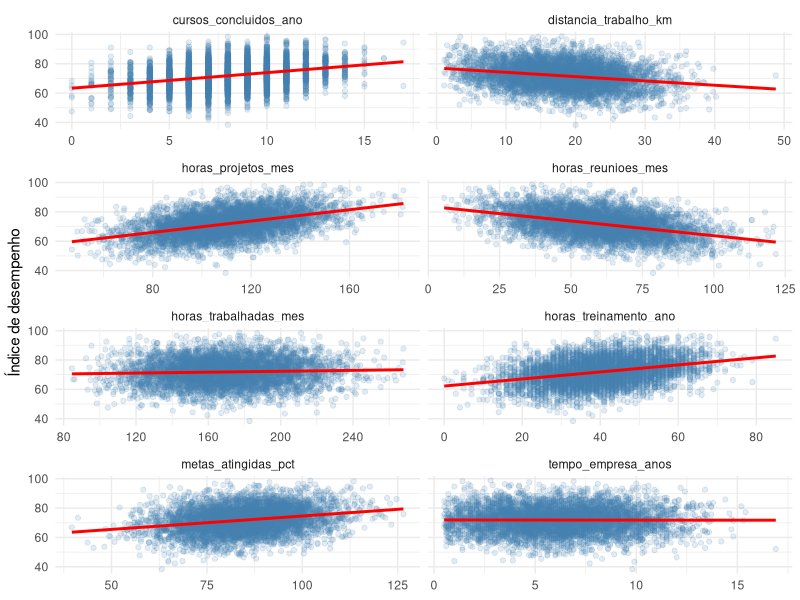
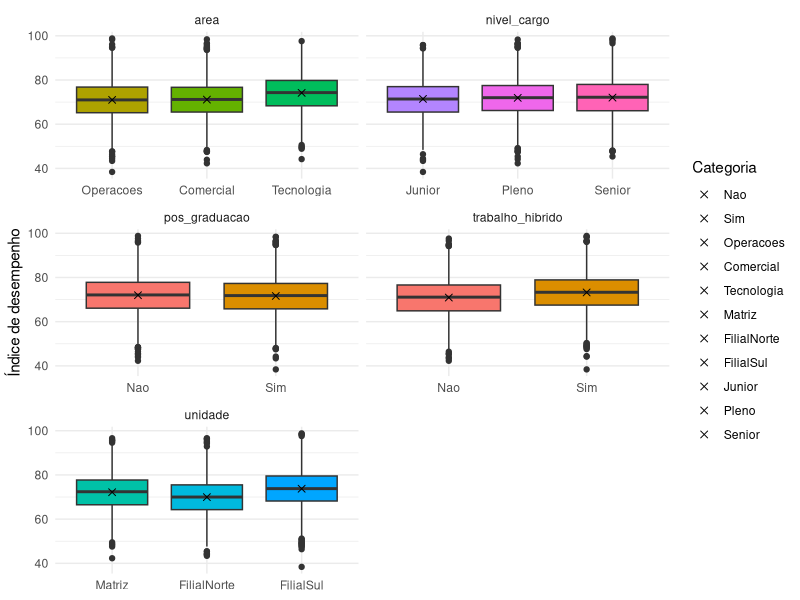
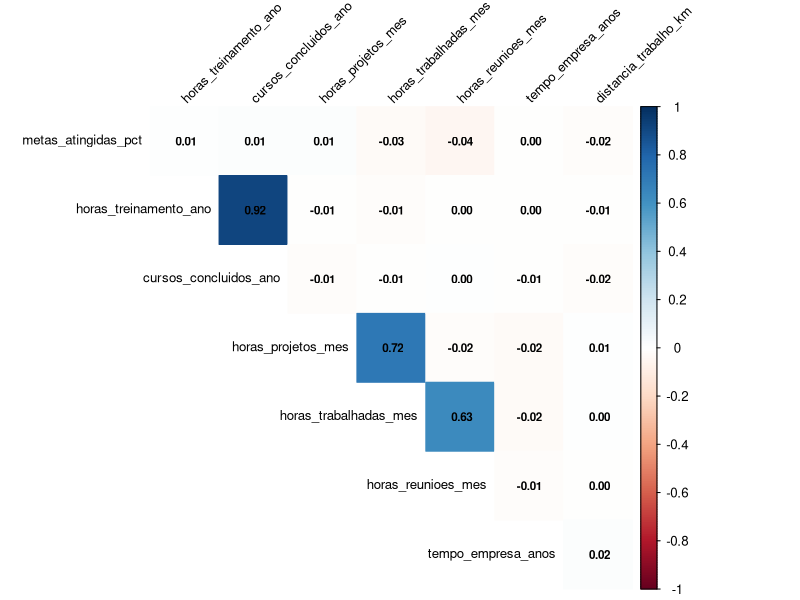

Write the R code that produced these figures, in order.
## ---- chunk 1
options(encoding = "UTF-8")

knitr::opts_chunk$set(
  echo = FALSE,
  warning = FALSE,
  message = FALSE,
  fig.align = "center",
  out.width = "90%"
)
options(scipen = 9999)
## ---- chunk 2
library(tidyverse)
library(readxl)
library(knitr)
library(corrplot)

# Troque o setwd() abaixo pelo seu setwd() obtido com CTRL+SHIFT+H
setwd("C:/Users/ricardo.matteo/OneDrive - ESPM/Área de Trabalho/codes/R/EstatMulti")

dados = read_excel("base_01_people_analytics.xlsx")
## ---- chunk 3
variavel_id = "id_funcionario"
variavel_resposta = "indice_desempenho"

variaveis_quanti = c(
  "horas_projetos_mes", "horas_reunioes_mes", "horas_trabalhadas_mes",
  "horas_treinamento_ano", "cursos_concluidos_ano", "metas_atingidas_pct",
  "tempo_empresa_anos", "distancia_trabalho_km"
)

variaveis_quali = c(
  "trabalho_hibrido", "pos_graduacao", "area", "unidade", "nivel_cargo"
)
## ---- chunk 4
categorias_referencia = c(
  trabalho_hibrido = "Nao",
  pos_graduacao = "Nao",
  area = "Operacoes",
  unidade = "Matriz",
  nivel_cargo = "Junior"
)

dados = dados %>%
  select(-promovido) %>%
  mutate(
    across(
      all_of(variaveis_quali),
      ~ relevel(
        factor(.x),
        ref = categorias_referencia[[cur_column()]]
      )
    )
  )
## ---- chunk 5
tabela_resumo = dados %>%
  summarise(
    Minimo = min(.data[[variavel_resposta]]),
    Q1 = quantile(.data[[variavel_resposta]], 0.25),
    Mediana = median(.data[[variavel_resposta]]),
    Media = mean(.data[[variavel_resposta]]),
    Q3 = quantile(.data[[variavel_resposta]], 0.75),
    Maximo = max(.data[[variavel_resposta]]),
    Desvio_padrao = sd(.data[[variavel_resposta]])
  )

kable(
  tabela_resumo,
  digits = 2,
  caption = "Medidas resumo do índice de desempenho"
)
## ---- chunk 6
dados_disp_grafico = dados %>%
  select(all_of(c(variavel_resposta, variaveis_quanti))) %>%
  pivot_longer(
    cols = all_of(variaveis_quanti),
    names_to = "Variavel",
    values_to = "Valor"
  )

ggplot(dados_disp_grafico,
       aes(x = Valor, y = .data[[variavel_resposta]])) +
  geom_point(alpha = 0.15, color = "steelblue") +
  geom_smooth(method = "lm", se = FALSE, color = "red") +
  facet_wrap(~ Variavel, scales = "free_x", ncol = 2) +
  labs(y = "Índice de desempenho", x = NULL) +
  theme_minimal()
## ---- chunk 7
tabela_correl_resposta = tibble(
  Variavel = variaveis_quanti,
  Correlacao = sapply(
    variaveis_quanti,
    function(v) cor(dados[[v]], dados[[variavel_resposta]])
  )
) %>%
  arrange(desc(abs(Correlacao)))

kable(
  tabela_correl_resposta,
  digits = 3,
  caption = "Correlação de cada variável quantitativa com o índice de desempenho"
)
## ---- chunk 8
dados_quali_grafico = dados %>%
  select(all_of(c(variavel_resposta, variaveis_quali))) %>%
  pivot_longer(
    cols = all_of(variaveis_quali),
    names_to = "Variavel",
    values_to = "Categoria"
  )

ggplot(dados_quali_grafico,
       aes(x = Categoria, y = .data[[variavel_resposta]],
           fill = Categoria)) +
  geom_boxplot(show.legend = FALSE) +
  stat_summary(fun = mean, geom = "point", shape = 4, size = 2) +
  facet_wrap(~ Variavel, scales = "free_x", ncol = 2) +
  labs(y = "Índice de desempenho", x = NULL) +
  theme_minimal()
## ---- chunk 9
tabela_medias = dados_quali_grafico %>%
  group_by(Variavel, Categoria) %>%
  summarise(
    Frequencia = n(),
    Media = mean(.data[[variavel_resposta]]),
    Mediana = median(.data[[variavel_resposta]]),
    Desvio_padrao = sd(.data[[variavel_resposta]]),
    .groups = "drop"
  )

kable(
  tabela_medias,
  digits = 2,
  caption = "Índice de desempenho por categoria das variáveis qualitativas"
)
## ---- chunk 10
dados_correl = dados %>%
  dplyr::select(
    all_of(variaveis_quanti)
  )

matriz_correl = cor(
  dados_correl,
  use = "pairwise.complete.obs"
)

corrplot(
  matriz_correl,
  method = "color",
  type = "upper",
  order = "hclust",
  addCoef.col = "black",
  number.cex = 0.7,
  diag = FALSE,
  tl.col = "black",
  tl.cex = 0.8,
  tl.srt = 45
)
## ---- chunk 11
tabela_correlacoes = as.data.frame(as.table(matriz_correl)) %>%
  rename(
    Variavel_1 = Var1,
    Variavel_2 = Var2,
    Correlacao = Freq
  ) %>%
  filter(
    as.integer(Variavel_1) < as.integer(Variavel_2)
  ) %>%
  arrange(desc(abs(Correlacao)))

kable(
  tabela_correlacoes,
  digits = 3,
  caption = "Correlações entre os pares de variáveis quantitativas"
)
